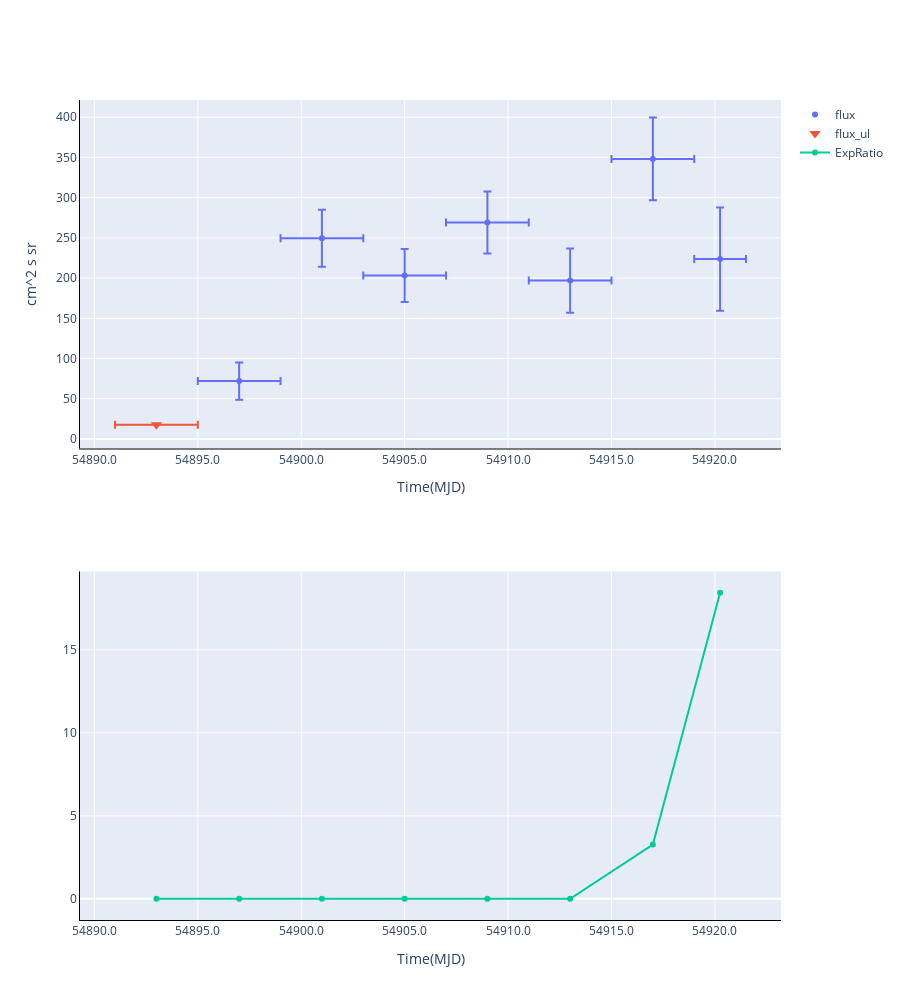

The notebook cell this image was saved under:
### Markdown cell above
time_start_mjd time_end_mjd sqrt(ts) flux flux_err flux_ul gal gal_error iso iso_error l_peak b_peak dist_peak l b r ell_dist a b phi exposure ExpRatio counts counts_err Index Index_Err Par2 Par2_Err Par3 Par3_Err Erglog Erglog_Err Erglog_UL time_start_utc time_end_utc time_start_tt time_end_tt Fix index ULConfidenceLevel SrcLocConfLevel start_l start_b start_flux typefun par2 par3 galmode2 galmode2fit isomode2 isomode2fit edpcor fluxcor integratortype expratioEval expratio_minthr expratio_maxthr expratio_size Emin emax fovmin fovmax albedo binsize expstep phasecode

### Code cell
ag.displayGenericColumns(lightCurveData4, ["ExpRatio"], um=[""])

### Figure 1 — Plotly figure (JSON) as saved in the notebook; plotly's stock layout.template omitted (floating-point values rounded to 4 significant figures)
{"data": [{"customdata": [[54895, 54899, 3.923], [54899, 54903, 10.43], [54903, 54907, 9.144], [54907, 54911, 10.69], [54911, 54915, 6.953], [54915, 54919, 10.54], [54919, 54920.0, 4.923]], "error_x": {"array": [2, 2, 2, 2, 2, 2, 1.25], "arrayminus": [2, 2, 2, 2, 2, 2, 1.25], "symmetric": false, "type": "data"}, "error_y": {"array": [23.18, 35.39, 32.85, 38.53, 39.94, 51.54, 64.05], "symmetric": true, "type": "data"}, "hovertemplate": "tstart: %{customdata[0]:.4f} - tend:%{customdata[1]:.4f}, flux: %{y:.2f} +/- %{error_y.array:.2f}, sqrts: %{customdata[2]:.4f}", "mode": "markers", "name": "flux", "x": [54897, 54901, 54905, 54909, 54913, 54917, 54920.0], "y": [72.04, 249.6, 203.3, 269.1, 196.9, 348.2, 223.6], "type": "scatter", "xaxis": "x", "yaxis": "y"}, {"customdata": [[54891, 54895, 0]], "error_x": {"array": [2], "arrayminus": [2], "symmetric": false, "type": "data"}, "hovertemplate": "tstart: %{customdata[0]:.4f}, tend:%{customdata[1]:.4f}, flux_ul: %{y:.2f}, sqrts: %{customdata[2]:.4f}", "marker": {"size": 10, "symbol": "triangle-down"}, "mode": "markers", "name": "flux_ul", "x": [54893], "y": [17.64], "type": "scatter", "xaxis": "x", "yaxis": "y"}, {"name": "ExpRatio", "x": [54893, 54897, 54901, 54905, 54909, 54913, 54917, 54920.0], "y": [0, 0, 0, 0, 0, 0, 3.272, 18.44], "type": "scatter", "xaxis": "x2", "yaxis": "y2"}], "layout": {"xaxis": {"anchor": "y", "domain": [0, 1], "matches": "x2", "showticklabels": true, "showline": true, "linecolor": "black", "title": {"text": "Time(MJD)"}, "tickformat": "g"}, "yaxis": {"anchor": "x", "domain": [0.575, 1], "showline": true, "linecolor": "black", "title": {"text": "cm^2 s sr"}}, "xaxis2": {"anchor": "y2", "domain": [0, 1], "showline": true, "linecolor": "black", "title": {"text": "Time(MJD)"}, "tickformat": "g", "showticklabels": true}, "yaxis2": {"anchor": "x2", "domain": [0, 0.425], "showline": true, "linecolor": "black", "title": {"text": ""}}, "height": 1000}}
